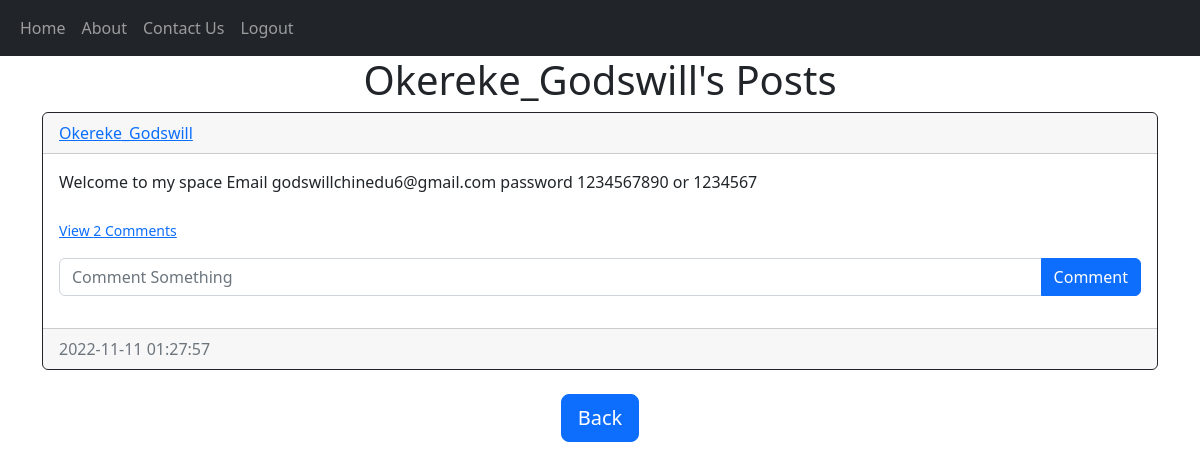
The app's page /posts/Okereke_Godswill (signed in) with its own data.
### website/models.py (models this page shows)
class User(db.Model, UserMixin):
    id = db.Column(db.Integer, primary_key=True)
    email = db.Column(db.String(150), unique=True)
    username = db.Column(db.String(150), unique=True)
    password = db.Column(db.String(150))
    date_created = db.Column(db.DateTime(timezone=True), default=func.now())
    posts = db.relationship('Post', backref='user', passive_deletes=True)
    comments = db.relationship('Comment', backref='user', passive_deletes=True)

class Post(db.Model):
    id = db.Column(db.Integer, primary_key=True)
    text = db.Column(db.Text, nullable=False)
    date_created = db.Column(db.DateTime(timezone=True), default=func.now())
    author = db.Column(db.Integer, db.ForeignKey('user.id', ondelete="CASCADE"), nullable=False)
    comments = db.relationship('Comment', backref='post', passive_deletes=True)

### website/views.py (the view)
@views.route("/posts/<username>")
@login_required
def posts(username):
    user = User.query.filter_by(username=username).first()
    if not user:
        flash('Username does not exist', category='error')
        return redirect(url_for('views.home'))
    posts = user.posts
    return render_template("posts.html", user=current_user, posts=posts, username=username)

### website/__init__.py (called while the page is built)
def create_app():
    app = Flask(__name__)
    app.config['SECRET_KEY'] = "helloworld"
    app.config['SQLALCHEMY_DATABASE_URI'] = f'sqlite:///{DB_NAME}'
    db.init_app(app)
    app.app_context().push()
    from .views import views
    from .auth import auth
    app.register_blueprint(views, url_prefix="/")
    app.register_blueprint(auth, url_prefix="/")
    from . import models
    from .models import User, Post, Comment
    with app.app_context():
        db.create_all()
    create_database(app)
    login_manager = LoginManager()
    login_manager.login_view = "auth.login"
    login_manager.init_app(app)
    @login_manager.user_loader
    def load_user(id):
        return User.query.get(int(id))
    return app
    return app

### website/templates/posts.html (shortened to what this page needs)
{% extends "posts_div.html" %}
{% block header%}
    {{username}}'s Posts
{% endblock %}
{% block footer %}
<div align="center">
    <a href="/home">
        <button type="button" class="btn btn-primary btn-lg">Back</button>
    </a>
</div>
{% endblock %}

### website/templates/posts_div.html (shortened to what this page needs)
{% extends "base.html" %}
{% block content%}
<h1 align="center">{% block header %}Posts{% endblock %}</h1>
<div id="posts">
    {% for post in posts %}
        <div class="card border-dark">
            <div class="card-header d-flex justify-content-between align-items-center">
                <a href="/posts/{{post.user.username}}">{{post.user.username}}</a>
            </div>
            <div class="card-body">
                <div class="card-text">{{post.text}}</div>
                <br>
                <div>
                    <p class="card-test">
                        {% if post.comments|length > 0 %}
                        <a href="#comments-{{post.id}}" data-bs-toggle="collapse" role="button">
                            <small>
                                View {{post.comments|length}} Comments
                            </small>
                        </a>
                        {% else %}
                        <small class="text-muted">No Comments</small>
                        {% endif %}
                    </p>
                </div>
                <form class="input-group mb-3" method="POST" action="/create-comment/{{post.id}}">
                    <input type="text" id="text" name="text" class="form-control" placeholder="Comment Something">
                    <button type="submit" class="btn btn-primary">Comment</button>
                </form>
            </div>
            <div class="card-footer text-muted">
                {{post.date_created}}
            </div>
        </div>
        <br>
    {% endfor %}
</div>
{% block footer %}{% endblock %}
{% endblock %}

### records on screen
User: username "Okereke_Godswill"
Post: user.username "Okereke_Godswill", text "Welcome to my space Email godswillchinedu6@gmail.com password 1234567890 or 1234567", comments|length "2", date_created "2022-11-11 01:27:57"
